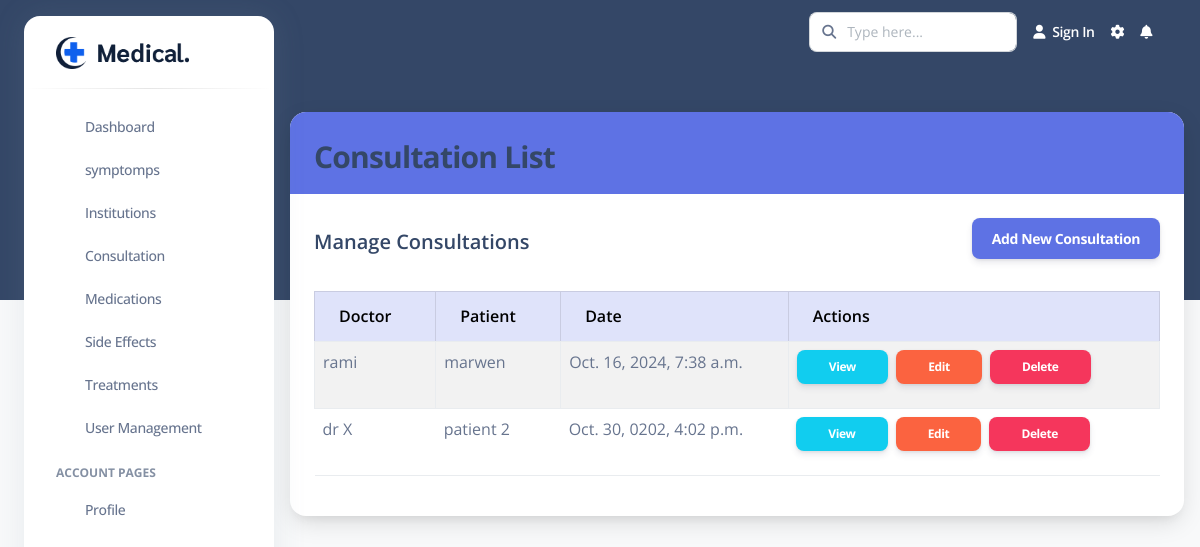
The page /consultation/ (signed in) on the database its author committed.
### Consultation/models.py (models this page shows, shortened)
class Consultation(models.Model):
    doctor_name = models.CharField(max_length=100)
    patient_name = models.CharField(max_length=100)
    consultation_date = models.DateTimeField()
    notes = models.TextField()

### Consultation/views.py (the view)
# urls.py: path('', views.consultation_list, name='consultation_list'),
@login_required
def consultation_list(request):
    consultations = Consultation.objects.all()
    return render(request, 'consultation/consultation_list.html', {'consultations': consultations})

### Consultation/templates/consultation/consultation_list.html (shortened to what this page needs)
{% load static %}
<!DOCTYPE html>
<html lang="en">
<head>
  <link href="https://demos.creative-tim.com/argon-dashboard-pro/back_office/assets/css/nucleo-icons.css" rel="stylesheet" />
  <link href="https://demos.creative-tim.com/argon-dashboard-pro/back_office/assets/css/nucleo-svg.css" rel="stylesheet" />
  <link id="pagestyle" href="{% static 'back_office/assets/css/argon-dashboard.css' %}?v=2.1.0" rel="stylesheet" />
</head>
<body class="g-sidenav-show   bg-gray-100">
  <aside class="sidenav bg-white navbar navbar-vertical navbar-expand-xs border-0 border-radius-xl my-3 fixed-start ms-4 " id="sidenav-main">
    <div class="sidenav-header">
        <a class="navbar-brand m-0"  href="{% static 'index.html' %}"><img src="{% static 'front_office/assets/img/logo/logo.png' %}" alt=""></a>
    </div>
    <hr class="horizontal dark mt-0">
    <div class="collapse navbar-collapse  w-auto " id="sidenav-collapse-main">
      <ul class="navbar-nav">
        <li class="nav-item">
          <a class="nav-link " href="{% url 'dashboard' %}">
            <div class="icon icon-shape icon-sm border-radius-md text-center me-2 d-flex align-items-center justify-content-center">
            </div>
            <span class="nav-link-text ms-1">Dashboard</span>
          </a>
        </li>
        <li class="nav-item">
          <a class="nav-link" href="{% url 'list_local_symptoms' %}">
                  <div class="icon icon-shape icon-sm border-radius-md text-center me-2 d-flex align-items-center justify-content-center">
            </div>
            <span class="nav-link-text ms-1">symptomps</span>
          </a>
        </li>
        <li class="nav-item">
          <a class="nav-link " href="{% url 'institution_list' %}">
            <div class="icon icon-shape icon-sm border-radius-md text-center me-2 d-flex align-items-center justify-content-center">
            </div>
            <span class="nav-link-text ms-1">Institutions</span>
          </a>
        </li>
        <li class="nav-item">
          <a class="nav-link" href="{% url 'consultation_list' %}">
            <div class="icon icon-shape icon-sm border-radius-md text-center me-2 d-flex align-items-center justify-content-center">
            </div>
            <span class="nav-link-text ms-1">Consultation</span>
          </a>
        </li>
        <li class="nav-item">
        <a class="nav-link" href="{% url 'medication_list' %}">
          <div class="icon icon-shape icon-sm border-radius-md text-center me-2 d-flex align-items-center justify-content-center">
          </div>
          <span class="nav-link-text ms-1">Medications</span>
      </a>
    </li>
<li class="nav-item">
  <a class="nav-link" href="{% url 'sideeffect_list' %}">
      <div class="icon icon-shape icon-sm border-radius-md text-center me-2 d-flex align-items-center justify-content-center">
      </div>
      <span class="nav-link-text ms-1">Side Effects</span>
  </a>
</li>
<li class="nav-item">
  <a class="nav-link" href="{% url 'treatment_list' %}">
      <div class="icon icon-shape icon-sm border-radius-md text-center me-2 d-flex align-items-center justify-content-center">
      </div>
      <span class="nav-link-text ms-1">Treatments</span>
  </a>
</li>
{% if request.user.is_authenticated and request.user.role == 'admin' %}
        <li class="nav-item">
          <a class="nav-link" href="{% url 'user_management' %}">
            <div class="icon icon-shape icon-sm border-radius-md text-center me-2 d-flex align-items-center justify-content-center">
            </div>
            <span class="nav-link-text ms-1">User Management</span>
          </a>
        </li>
        {% endif %}
        <li class="nav-item mt-3">
          <h6 class="ps-4 ms-2 text-uppercase text-xs font-weight-bolder opacity-6">Account pages</h6>
        </li>
        <li class="nav-item">
          <a class="nav-link " href="{% url 'profile' %}">
            <div class="icon icon-shape icon-sm border-radius-md text-center me-2 d-flex align-items-center justify-content-center">
            </div>
            <span class="nav-link-text ms-1">Profile</span>
          </a>
        </li>
      </ul>
    </div>
  </aside>
  <main class="main-content position-relative border-radius-lg ">
    <nav class="navbar navbar-main navbar-expand-lg px-0 mx-4 shadow-none border-radius-xl " id="navbarBlur" data-scroll="false">
      <div class="container-fluid py-1 px-3">
        <div class="collapse navbar-collapse mt-sm-0 mt-2 me-md-0 me-sm-4" id="navbar">
          <div class="ms-md-auto pe-md-3 d-flex align-items-center">
            <div class="input-group">
              <span class="input-group-text text-body"><i class="fas fa-search" aria-hidden="true"></i></span>
              <input type="text" class="form-control" placeholder="Type here...">
            </div>
          </div>
          <ul class="navbar-nav  justify-content-end">
            <li class="nav-item d-flex align-items-center">
              <a href="javascript:;" class="nav-link text-white font-weight-bold px-0">
                <i class="fa fa-user me-sm-1"></i>
                <span class="d-sm-inline d-none">Sign In</span>
              </a>
            </li>
            <li class="nav-item px-3 d-flex align-items-center">
              <a href="javascript:;" class="nav-link text-white p-0">
                <i class="fa fa-cog fixed-plugin-button-nav cursor-pointer"></i>
              </a>
            </li>
            <li class="nav-item dropdown pe-2 d-flex align-items-center">
              <a href="javascript:;" class="nav-link text-white p-0" id="dropdownMenuButton" data-bs-toggle="dropdown" aria-expanded="false">
                <i class="fa fa-bell cursor-pointer"></i>
              </a>
            </li>
          </ul>
        </div>
      </div>
    </nav>
    <div class="card mx-3 mt-5 shadow-lg">
      <div class="card-header pb-3 px-4 bg-primary text-white">
          <h3 class="mb-0">Consultation List</h3>
      </div>
      <div class="card-body px-4">
          <div class="d-flex justify-content-between align-items-center mb-3">
              <h5>Manage Consultations</h5>
              <a href="{% url 'consultation_create' %}" class="btn btn-primary">Add New Consultation</a>
          </div>
          <table class="table table-bordered table-striped">
              <thead class="table-primary">
                  <tr>
                      <th>Doctor</th>
                      <th>Patient</th>
                      <th>Date</th>
                      <th>Actions</th>
                  </tr>
              </thead>
              <tbody>
                  {% for consultation in consultations %}
                      <tr>
                          <td>{{ consultation.doctor_name }}</td>
                          <td>{{ consultation.patient_name }}</td>
                          <td>{{ consultation.consultation_date }}</td>
                          <td>
                              <a href="{% url 'consultation_detail' consultation.pk %}" class="btn btn-info btn-sm me-1">View</a>
                              <a href="{% url 'consultation_update' consultation.pk %}" class="btn btn-warning btn-sm me-1">Edit</a>
                              <a href="{% url 'consultation_delete' consultation.pk %}" class="btn btn-danger btn-sm">Delete</a>
                          </td>
                      </tr>
                  {% empty %}
                      <tr>
                          <td colspan="4" class="text-center">No consultations available.</td>
                      </tr>
                  {% endfor %}
              </tbody>
          </table>
      </div>
  </div>
</html>

### rows shown on the page
Consultation: doctor_name "rami", patient_name "marwen", consultation_date "Oct. 16, 2024, 7:38 a.m."
Consultation: doctor_name "dr X", patient_name "patient 2", consultation_date "Oct. 30, 0202, 4:02 p.m."
